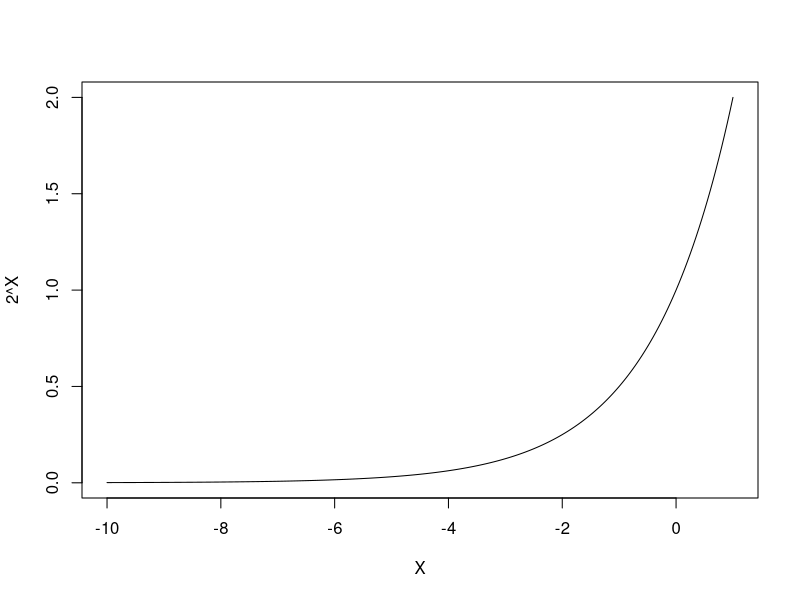

Write R code to recreate this figure.
## ---- chunk 1
knitr::opts_chunk$set(echo = TRUE)
## ---- chunk 2
X <- seq(-10, 1, 0.05)

plot(X, 2^X, type = "l")
